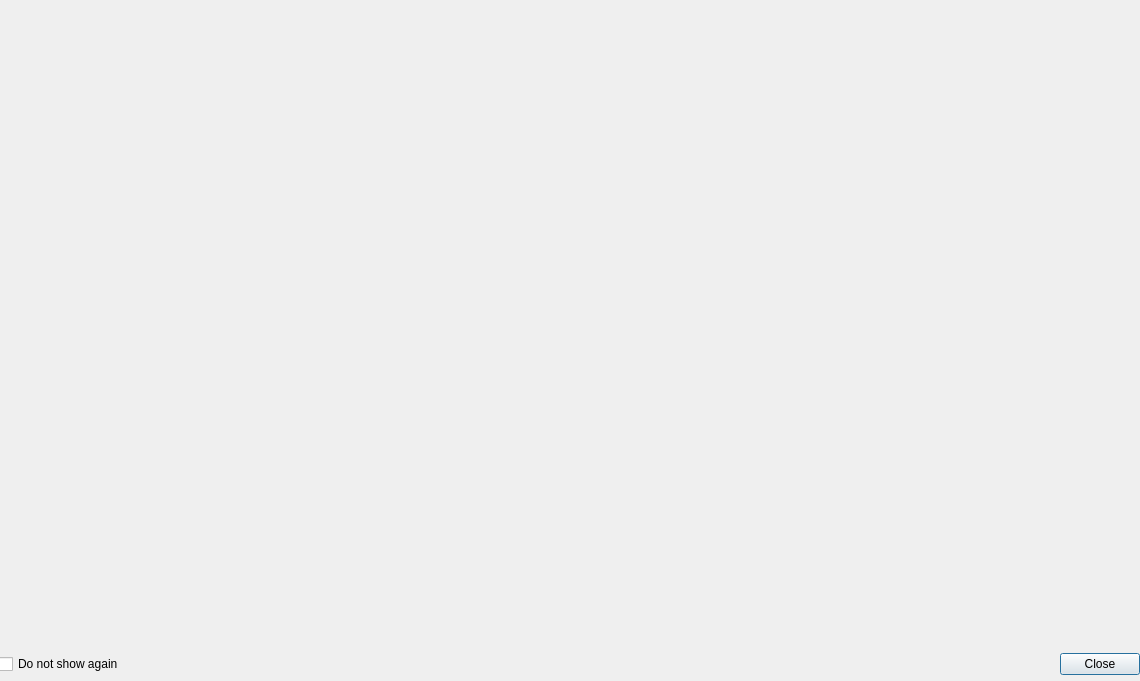
<?xml version="1.0" encoding="UTF-8"?>
<ui version="4.0">
 <class>welcome</class>
 <widget class="QDialog" name="welcome">
  <property name="geometry">
   <rect>
    <x>0</x>
    <y>0</y>
    <width>1140</width>
    <height>681</height>
   </rect>
  </property>
  <property name="windowTitle">
   <string>Dialog</string>
  </property>
  <widget class="QWidget" name="gridLayoutWidget">
   <property name="geometry">
    <rect>
     <x>-1</x>
     <y>-1</y>
     <width>1141</width>
     <height>651</height>
    </rect>
   </property>
   <layout class="QGridLayout" name="gridLayout"/>
  </widget>
  <widget class="QWidget" name="gridLayoutWidget_2">
   <property name="geometry">
    <rect>
     <x>-1</x>
     <y>649</y>
     <width>1141</width>
     <height>31</height>
    </rect>
   </property>
   <layout class="QGridLayout" name="gridLayout_2">
    <item row="1" column="0">
     <widget class="QCheckBox" name="doNotShowAgainCheckBox">
      <property name="text">
       <string>Do not show again</string>
      </property>
     </widget>
    </item>
    <item row="1" column="1">
     <widget class="QDialogButtonBox" name="buttonBox">
      <property name="orientation">
       <enum>Qt::Horizontal</enum>
      </property>
      <property name="standardButtons">
       <set>QDialogButtonBox::Close</set>
      </property>
     </widget>
    </item>
   </layout>
  </widget>
 </widget>
 <resources/>
 <connections>
  <connection>
   <sender>buttonBox</sender>
   <signal>accepted()</signal>
   <receiver>welcome</receiver>
   <slot>accept()</slot>
   <hints>
    <hint type="sourcelabel">
     <x>248</x>
     <y>254</y>
    </hint>
    <hint type="destinationlabel">
     <x>157</x>
     <y>274</y>
    </hint>
   </hints>
  </connection>
  <connection>
   <sender>buttonBox</sender>
   <signal>rejected()</signal>
   <receiver>welcome</receiver>
   <slot>reject()</slot>
   <hints>
    <hint type="sourcelabel">
     <x>316</x>
     <y>260</y>
    </hint>
    <hint type="destinationlabel">
     <x>286</x>
     <y>274</y>
    </hint>
   </hints>
  </connection>
 </connections>
</ui>
